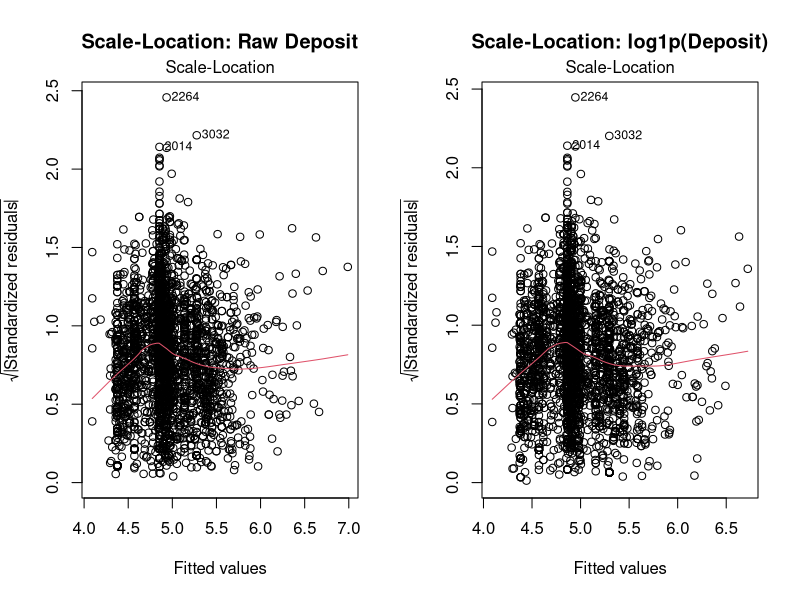

This chart was generated by the following R code:
# =============================================================================
# 05_model_selection.R
# Purpose: Transformations, outlier removal decisions, predictor selection
#          using AIC/BIC and stepwise regression → arrive at final model
# Input:   data/cleaned/listings_cleaned.csv
# NOTE:    MASS is loaded before dplyr to prevent MASS::select() masking
#          dplyr::select() and corrupting the data frame in pipes
# =============================================================================

# MASS removed — using car::powerTransform() instead (avoids select() conflict)
library(dplyr)
library(readr)
library(ggplot2)
library(patchwork)

df <- read_csv("data/cleaned/listings_cleaned.csv") %>%
  mutate(
    property_type     = factor(property_type,
                               levels = c("Apartment", "Condominium",
                                          "House", "Other")),
    # read_csv() reads "t"/"f" as logical TRUE/FALSE — convert before factoring
    host_is_superhost = factor(ifelse(host_is_superhost == TRUE, "t", "f"),
                               levels = c("f", "t"))
  )
df <- as.data.frame(df)

cat("=== Data loaded ===\n")
cat("Rows:", nrow(df), "| Class:", class(df), "\n")
cat("host_is_superhost levels:", paste(levels(df$host_is_superhost), collapse = ", "), "\n")
cat("property_type levels:    ", paste(levels(df$property_type), collapse = ", "), "\n\n")

# Re-fit primary model as baseline
model_primary <- lm(
  log_price ~ bedrooms + bathrooms + guests_included +
    property_type + host_is_superhost + security_deposit,
  data = df
)

# =============================================================================
# PART A: TRANSFORMATIONS
# =============================================================================

# -----------------------------------------------------------------------------
# A1. Power transform on response — confirm log transform is appropriate
#     Using car::powerTransform (avoids MASS::boxcox() data frame conflict)
#     Result: λ = 0.039 ≈ 0, confirming log(price) is the correct transform
# -----------------------------------------------------------------------------
pt_result <- car::powerTransform(
  price ~ bedrooms + bathrooms + guests_included +
    property_type + host_is_superhost + security_deposit,
  data = df
)
cat("=== Power Transform Result ===\n")
print(pt_result)
cat("λ =", round(coef(pt_result), 4),
    "≈ 0 → log transformation confirmed\n\n")

# -----------------------------------------------------------------------------
# A2. Check if log1p(security_deposit) improves fit
#     log1p(x) = log(x+1) handles zeros safely
# -----------------------------------------------------------------------------
df <- df %>%
  mutate(log1p_security_deposit = log1p(security_deposit))

model_log_deposit <- lm(
  log_price ~ bedrooms + bathrooms + guests_included +
    property_type + host_is_superhost + log1p_security_deposit,
  data = df
)

cat("=== Transformation Comparison: security_deposit ===\n")
cat("Original deposit  - AIC:", round(AIC(model_primary), 2),
    "| Adj R²:", round(summary(model_primary)$adj.r.squared, 4), "\n")
cat("log1p(deposit)    - AIC:", round(AIC(model_log_deposit), 2),
    "| Adj R²:", round(summary(model_log_deposit)$adj.r.squared, 4), "\n\n")

# Compare residual plots side by side
par(mfrow = c(1, 2))
plot(model_primary,     which = 3, main = "Scale-Location: Raw Deposit")
plot(model_log_deposit, which = 3, main = "Scale-Location: log1p(Deposit)")
par(mfrow = c(1, 1))

# -----------------------------------------------------------------------------
# A3. Check if log1p(bedrooms/bathrooms) helps
# -----------------------------------------------------------------------------
df <- df %>%
  mutate(
    log1p_bedrooms  = log1p(bedrooms),
    log1p_bathrooms = log1p(bathrooms)
  )

model_log_size <- lm(
  log_price ~ log1p_bedrooms + log1p_bathrooms + guests_included +
    property_type + host_is_superhost + security_deposit,
  data = df
)

cat("=== Transformation Comparison: bedrooms/bathrooms ===\n")
cat("Original        - AIC:", round(AIC(model_primary), 2), "\n")
cat("log1p(bed+bath) - AIC:", round(AIC(model_log_size), 2), "\n\n")

# =============================================================================
# PART B: OUTLIER / INFLUENTIAL POINT REMOVAL
# =============================================================================

cooks_d   <- cooks.distance(model_primary)
threshold <- 4 / nrow(df)

influential_idx <- which(cooks_d > threshold)
cat("=== Influential Observations (Cook's D > 4/n) ===\n")
cat("Threshold:", round(threshold, 5), "\n")
cat("Count above threshold:", length(influential_idx), "\n\n")

# Show stats for key flagged observations
flagged <- c(212, 2614, 373, 1416, 2264, 3032)
cat("Key flagged observations:\n")
for (i in flagged) {
  if (i <= nrow(df)) {
    cat(sprintf("  Row %d: price=$%.0f | bedrooms=%s | property=%s | Cook's D=%.5f\n",
                i,
                df$price[i],
                df$bedrooms[i],
                as.character(df$property_type[i]),
                cooks_d[i]))
  }
}

# Fit model WITHOUT influential observations to assess impact
df_no_influential <- df[-influential_idx, ]

model_no_influential <- lm(
  log_price ~ bedrooms + bathrooms + guests_included +
    property_type + host_is_superhost + security_deposit,
  data = df_no_influential
)

cat("\n=== Impact of Removing Influential Observations ===\n")
comparison <- cbind(
  "Full"    = round(coef(model_primary), 4),
  "Trimmed" = round(coef(model_no_influential), 4)
)
print(comparison)

cat("\nFull model Adj R²:   ", round(summary(model_primary)$adj.r.squared, 4), "\n")
cat("Trimmed model Adj R²:", round(summary(model_no_influential)$adj.r.squared, 4), "\n")

# =============================================================================
# PART C: VARIABLE SELECTION WITH AIC / BIC
# =============================================================================

# -----------------------------------------------------------------------------
# C1. Backward elimination using AIC
# -----------------------------------------------------------------------------
cat("\n=== Backward Stepwise Selection (AIC) ===\n")
model_step_aic <- step(model_primary, direction = "backward", trace = 1)
cat("\nFinal formula (AIC):", deparse(formula(model_step_aic)), "\n")

# -----------------------------------------------------------------------------
# C2. Backward elimination using BIC
# -----------------------------------------------------------------------------
cat("\n=== Backward Stepwise Selection (BIC) ===\n")
n <- nrow(df)
model_step_bic <- step(model_primary, direction = "backward",
                       k = log(n), trace = 1)
cat("\nFinal formula (BIC):", deparse(formula(model_step_bic)), "\n")

# -----------------------------------------------------------------------------
# C3. Model comparison table
# -----------------------------------------------------------------------------
model_no_superhost <- lm(
  log_price ~ bedrooms + bathrooms + guests_included +
    property_type + security_deposit,
  data = df
)

cat("\n=== Model Comparison Table ===\n")
model_comparison <- data.frame(
  Model = c(
    "Primary (6 predictors)",
    "Drop superhost",
    "AIC stepwise result",
    "BIC stepwise result"
  ),
  AIC = round(c(
    AIC(model_primary),
    AIC(model_no_superhost),
    AIC(model_step_aic),
    AIC(model_step_bic)
  ), 2),
  BIC = round(c(
    BIC(model_primary),
    BIC(model_no_superhost),
    BIC(model_step_aic),
    BIC(model_step_bic)
  ), 2),
  Adj_R2 = round(c(
    summary(model_primary)$adj.r.squared,
    summary(model_no_superhost)$adj.r.squared,
    summary(model_step_aic)$adj.r.squared,
    summary(model_step_bic)$adj.r.squared
  ), 4)
)
print(model_comparison)

cat("\n>>> Select the model with lowest AIC/BIC as final model.\n")
cat(">>> Document decision clearly in Section 4 of the report.\n")
